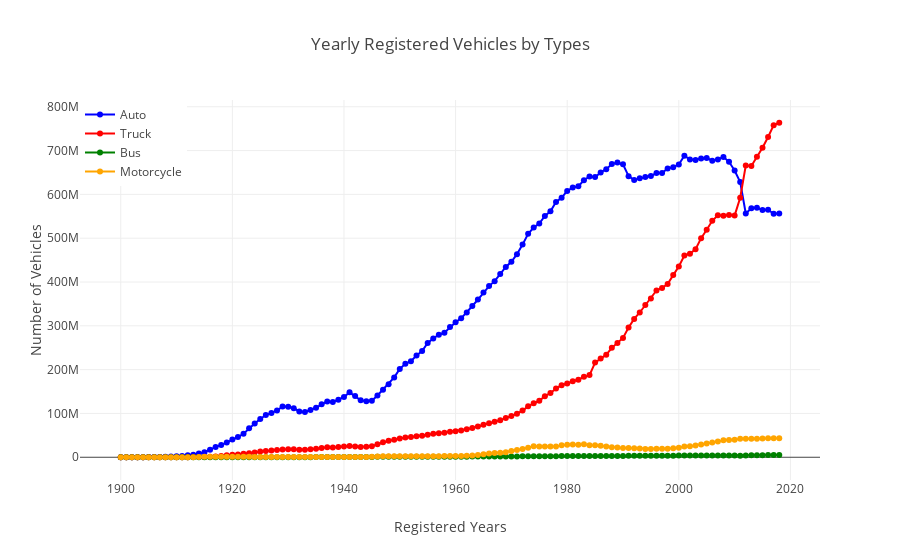

The code cell stored with this chart in its notebook:
### Code cell
import plotly.graph_objects as go

# Define colors for each trace
colors = ['blue', 'red', 'green', 'orange']

# Create a Plotly figure
fig = go.Figure()

# Add traces with specified colors
fig.add_trace(go.Scatter(x=US_Registered_Vehicles.index, y=US_Registered_Vehicles["auto"], mode='lines+markers', name='Auto', line=dict(color=colors[0])))
fig.add_trace(go.Scatter(x=US_Registered_Vehicles.index, y=US_Registered_Vehicles["truck"], mode='lines+markers', name='Truck', line=dict(color=colors[1])))
fig.add_trace(go.Scatter(x=US_Registered_Vehicles.index, y=US_Registered_Vehicles["bus"], mode='lines+markers', name='Bus', line=dict(color=colors[2])))
fig.add_trace(go.Scatter(x=US_Registered_Vehicles.index, y=US_Registered_Vehicles["motorcycle"], mode='lines+markers', name='Motorcycle', line=dict(color=colors[3])))

# Update layout
fig.update_layout(title="Yearly Registered Vehicles by Types", xaxis_title="Registered Years", yaxis_title="Number of Vehicles", legend=dict(x=0, y=1, traceorder="normal"))

# Show the plot
fig.show()
